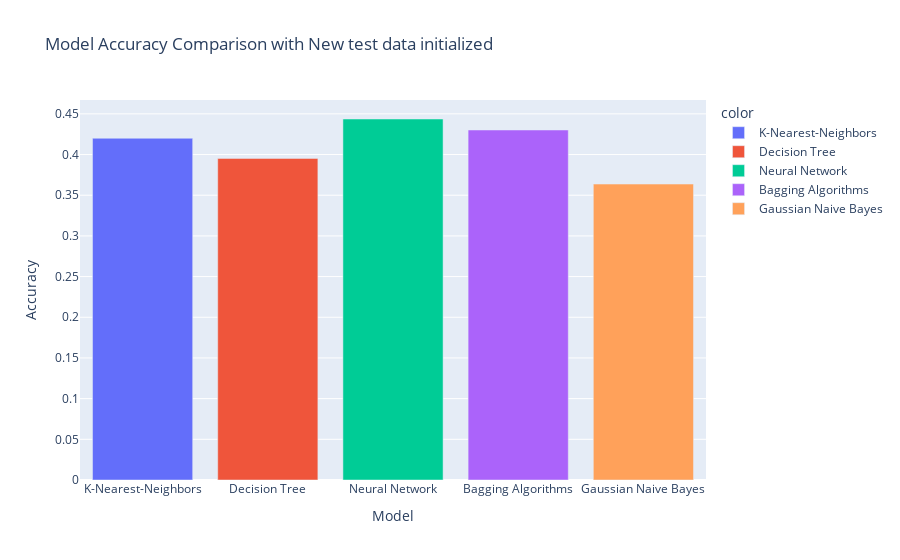

Notebook code for this chart:
### Code cell
fig = px.bar(
    x=["K-Nearest-Neighbors", "Decision Tree", "Neural Network", "Bagging Algorithms", "Gaussian Naive Bayes"],
    y=[knn_acc_2, dec_acc_2, mlp_acc_2, bagging_acc_2, bayes_acc_2],
    color=["K-Nearest-Neighbors", "Decision Tree", "Neural Network", "Bagging Algorithms", "Gaussian Naive Bayes"],
    labels={'x': "Model", 'y': "Accuracy"},
    title="Model Accuracy Comparison with New test data initialized"
)

fig.show()

### Figure 1 — Plotly figure (JSON) as saved in the notebook; plotly's stock layout.template omitted (floating-point values rounded to 4 significant figures)
{"data": [{"alignmentgroup": "True", "hovertemplate": "color=K-Nearest-Neighbors<br>Model=%{x}<br>Accuracy=%{y}<extra></extra>", "legendgroup": "K-Nearest-Neighbors", "marker": {"color": "#636efa", "pattern": {"shape": ""}}, "name": "K-Nearest-Neighbors", "offsetgroup": "K-Nearest-Neighbors", "orientation": "v", "showlegend": true, "textposition": "auto", "type": "bar", "x": ["K-Nearest-Neighbors"], "xaxis": "x", "y": [0.42], "yaxis": "y"}, {"alignmentgroup": "True", "hovertemplate": "color=Decision Tree<br>Model=%{x}<br>Accuracy=%{y}<extra></extra>", "legendgroup": "Decision Tree", "marker": {"color": "#EF553B", "pattern": {"shape": ""}}, "name": "Decision Tree", "offsetgroup": "Decision Tree", "orientation": "v", "showlegend": true, "textposition": "auto", "type": "bar", "x": ["Decision Tree"], "xaxis": "x", "y": [0.3953], "yaxis": "y"}, {"alignmentgroup": "True", "hovertemplate": "color=Neural Network<br>Model=%{x}<br>Accuracy=%{y}<extra></extra>", "legendgroup": "Neural Network", "marker": {"color": "#00cc96", "pattern": {"shape": ""}}, "name": "Neural Network", "offsetgroup": "Neural Network", "orientation": "v", "showlegend": true, "textposition": "auto", "type": "bar", "x": ["Neural Network"], "xaxis": "x", "y": [0.4437], "yaxis": "y"}, {"alignmentgroup": "True", "hovertemplate": "color=Bagging Algorithms<br>Model=%{x}<br>Accuracy=%{y}<extra></extra>", "legendgroup": "Bagging Algorithms", "marker": {"color": "#ab63fa", "pattern": {"shape": ""}}, "name": "Bagging Algorithms", "offsetgroup": "Bagging Algorithms", "orientation": "v", "showlegend": true, "textposition": "auto", "type": "bar", "x": ["Bagging Algorithms"], "xaxis": "x", "y": [0.4302], "yaxis": "y"}, {"alignmentgroup": "True", "hovertemplate": "color=Gaussian Naive Bayes<br>Model=%{x}<br>Accuracy=%{y}<extra></extra>", "legendgroup": "Gaussian Naive Bayes", "marker": {"color": "#FFA15A", "pattern": {"shape": ""}}, "name": "Gaussian Naive Bayes", "offsetgroup": "Gaussian Naive Bayes", "orientation": "v", "showlegend": true, "textposition": "auto", "type": "bar", "x": ["Gaussian Naive Bayes"], "xaxis": "x", "y": [0.3637], "yaxis": "y"}], "layout": {"barmode": "relative", "legend": {"title": {"text": "color"}, "tracegroupgap": 0}, "title": {"text": "Model Accuracy Comparison with New test data initialized"}, "xaxis": {"anchor": "y", "domain": [0, 1], "title": {"text": "Model"}}, "yaxis": {"anchor": "x", "domain": [0, 1], "title": {"text": "Accuracy"}}}}
